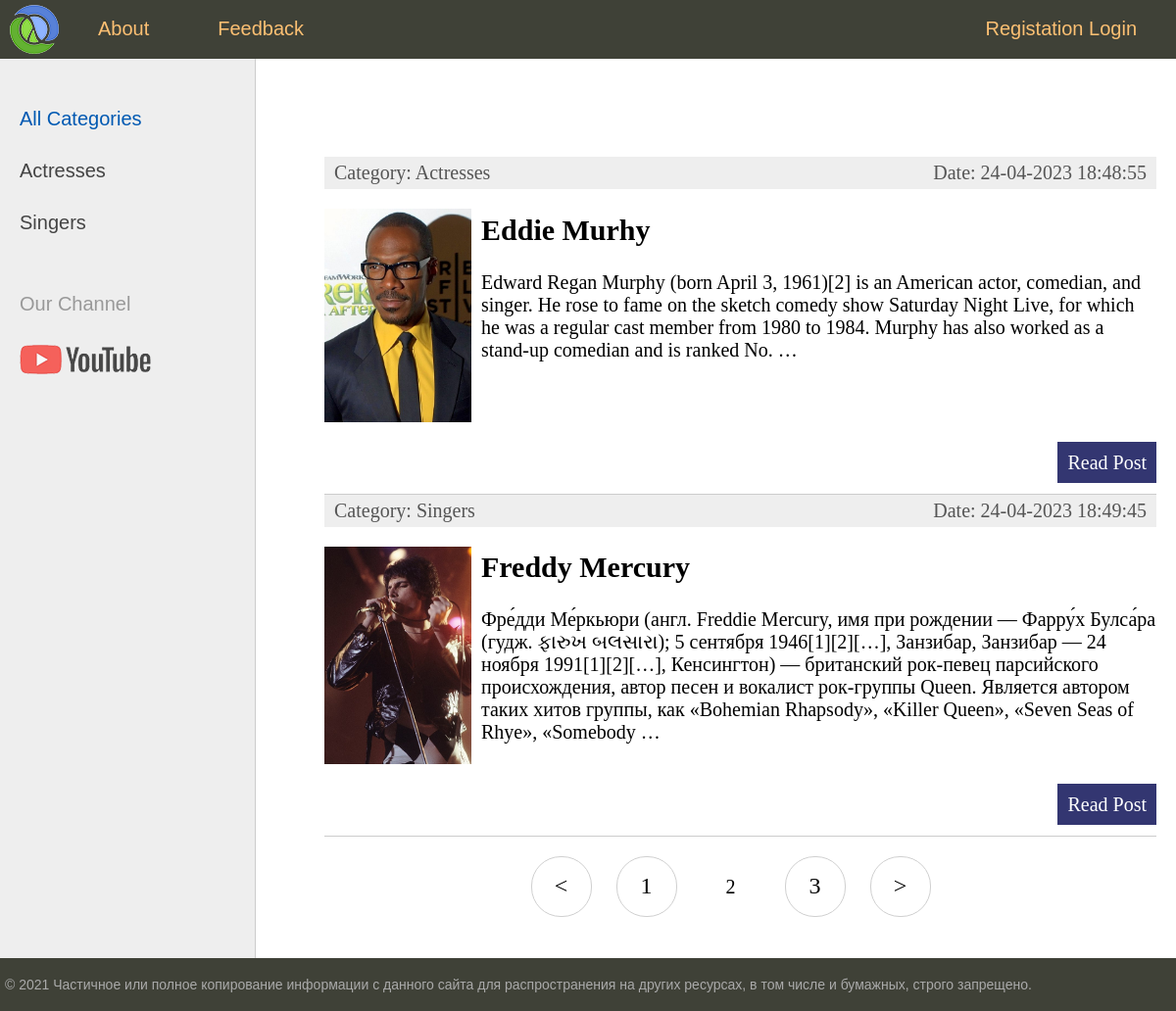
Screenshot of /?page=2 with the database file from the repository.
### women/models.py (models this page shows, shortened)
class Category(models.Model):
    name = models.CharField(max_length=255, db_index=True, verbose_name='Category')
    slug = models.SlugField(max_length=255, unique=True, db_index=True)
    def __str__(self):
        return self.name
    def get_absolute_url(self):
        return reverse("category", kwargs={"cat_slug": self.slug})
    class Meta:
        verbose_name = "Category"
        verbose_name_plural = "Categories"
        ordering = ['id']

class Women(models.Model):
    title = models.CharField(max_length=255)
    slug = models.SlugField(max_length=255, unique=True, db_index = True, verbose_name="URL")
    content = models.TextField(blank=False)
    photo = models.ImageField(upload_to='photos/%Y/%m/%d/')
    time_created = models.DateTimeField(auto_now_add=True)
    time_updated = models.DateTimeField(auto_now=True)
    is_published = models.BooleanField(default=True)
    cat = models.ForeignKey('Category', on_delete=models.PROTECT)
    def get_absolute_url(self):
        return reverse("post", kwargs={"post_slug": self.slug} )
    class Meta:
        verbose_name = "Famous People"
        verbose_name_plural = "Famous People"
        ordering = ['title']

### women/views.py (the view)
# urls.py: path('', WomenHome.as_view(), name='home'), # https://127.0.0.1:8000/
class WomenHome(DataMixin, ListView):
    model = Women
    template_name = 'women/index.html'
    context_object_name = 'posts'
    def get_context_data(self, *, object_list=None, **kwargs):
        context = super().get_context_data(**kwargs)
        c_def = self.get_user_context(title = "Main Page")
        return dict(list(context.items()) + list(c_def.items()))
    def get_queryset(self):
        return Women.objects.filter(is_published=True)

### women/utils.py (called while the page is built)
    def get_user_context(self, **kwargs):
        context = kwargs
        cats = Category.objects.all()
        user_menu = menu.copy()
        if not self.request.user.is_authenticated:
            user_menu.pop(1)
        context['menu'] = user_menu
        context['cats'] = cats
        if 'cat_selected' not in context:
            context['cat_selected'] = 0
        return context

### women/templates/women/index.html (shortened to what this page needs)
{% extends 'women/base.html' %}
{% block content %}
<ul class="list-articles">
	{% for p in posts %}
			<li>
				<div class="article-panel">
					<p class="first"> Category: {{p.cat}}</p>
					<p class="last"> Date: {{p.time_updated|date:"d-m-Y H:i:s"}}</p>
				</div>
				{% if p.photo %}
					<p> <img class="img-article-left thumb" src="{{p.photo.url}}"> </p>
				{% endif %}
				<h2>{{p.title}}</h2>
	{% autoescape on %}
	{{p.content|linebreaks|truncatewords:50}}
	{% endautoescape %}
			<p class="link-read-post"><a href="{{ p.get_absolute_url }}">Read Post</a></p>
			</li>
	{% endfor %}
</ul>
{% endblock %}

### women/templates/women/base.html (shortened to what this page needs)
{% load static %}
{% load women_tags %}
<!DOCTYPE html>
<html>
<head>
	<link type="text/css" href="{% static 'women/css/style.css' %}" rel="stylesheet" />
</head>
<body>
	<table class="table-page" border=0 cellpadding="0" cellspacing="0">
	<tr>
		<td valign=top>
		{% block mainmenu %}
			<div class="header">
				<ul id="mainmenu" class="mainmenu">
					<li class="logo">
						<a href="{% url 'home' %}">
							<div class="logo"></div>
						</a>
					</li>
					{% for m in menu %}
						<li>
							<a href="{% url m.url_name %}">{{m.title}}</a>
						</li>
					{% endfor %}
					{% if request.user.is_authenticated %}
						<li class="last"> {{user.username}} | <a href="{% url 'logout' %}"> Logout </a></li>
					{% else %}
						<li class='last'>
							<a href = "{% url 'register' %}"> Registation </a>
							<a href = "{% url 'login' %}"> Login </a>
						</li>
					{% endif %}
				</ul>
			</div>
		{% endblock mainmenu %}
	<table class="table-content" border=0 cellpadding="0" cellspacing="0">
	<tr>
	<td valign="top" class="left-chapters">
		<ul id="leftchapters">
			{% if cat_selected == 0 %}
				<li class="selected">All Categories</li>
			{% else %}
				<li> <a href="{% url 'home' %}">All Categories</a></li>
			{% endif %}
			{% for c in cats %}
				{% if c.pk == cat_selected %}
					<li class="selected">{{c.name}}</li>
				{% else %}
					<li><a href="{{ c.get_absolute_url }}">{{c.name}}</a></li>
				{% endif %}
			{% endfor %}
			<li class="share">
			<p>Our Channel</p>
			<a class="share-yt" href="https://www.youtube.com/channel/UClJzWfGWuGJL2t-3dYKcHTA/playlists" target="_blank" rel="nofollow"></a>
			</li>
		</ul>
	</td>
	<td valign="top" class="content">
	<div class="content-text">
		{% block content %}
		{% endblock %}
		{% if page_obj.has_other_pages %}
			<nav class="list-pages">
				<ul>
					{% if page_obj.has_previous %}
					 	<li class="page-num">
							<a href = "?page= {{page_obj.previous_page_number}}">&lt;</a>
						</li>
					{% endif %}
					{% for p in paginator.page_range %}
						{% if page_obj.number == p %}
							<li class="page-num page-num-selected"> {{p}} </li>
						{% elif p >= page_obj.number|add:-1 and p <= page_obj.number|add:1%}
							<li class="page-num">
								<a href="?page={{ p }}">{{ p }}</a>
							</li>
						{% endif %}
					{% endfor %}
					{% if page_obj.has_next %}
					 	<li class="page-num">
							<a href = "?page= {{page_obj.next_page_number}}">&gt;</a>
						</li>
					{% endif %}
				</ul>
			</nav>
		{% endif %}
	</div>
</td></tr></table>
</td></tr>
<tr>
	<td valign=top>
	<div id="footer">
		<p>&copy; 2021 Частичное или полное копирование информации с данного сайта для распространения на других ресурсах, в том числе и бумажных, строго запрещено.</p>
	</div>
</td></tr></table>
</body>
</html>

### women/static/women/css/style.css (style rules this page uses)
html, body { font-family: 'Arial'; margin: 0; padding: 0; height: 100%; width: 100%; color: #444; }
a { color: #0059b2; text-decoration: none; }
img { max-width: 600px; height: auto; }
img.img-article-left { max-width: 300px; height: auto; float: left; padding: 0 10px 10px 0; }
img.img-article-left.thumb { max-width: 150px; height: auto; }
p.link-read-post { text-align: right; }
p.link-read-post a { padding: 10px; min-width: 100px; background: #333671; color: #fff; text-decoration: none; }
div.article-panel { background: #eee; padding: 5px 10px 5px 10px; box-sizing: border-box; overflow: hidden; color: #555; }
div.article-panel p.first { margin: 0; float: left; }
div.article-panel p.last { margin: 0; float: right; }
ul.list-articles { list-style: none; margin: 0; padding: 0; }
ul.list-articles li { border-bottom: 1px solid #ccc; }
.table-page { width: 100%; height: 100%; vertical-align: top; }
.table-page tr { height: 100%; }
.header { background: #3F4137; height: 60px; }
.logo { background: url('../images/logo.png') no-repeat 10px 5px; width: 70px; height: 60px; }
ul.mainmenu { list-style: none; margin: 0; padding: 0; height: 60px; color: #fdc073; font-size: 20px; overflow: hidden; }
ul.mainmenu li { float: left; margin: 18px 40px 0 30px; }
ul.mainmenu li.logo { margin: 0; }
ul.mainmenu li.last { float: right; }
ul.mainmenu li a { color: #fdc073; text-decoration: none; }
.table-content { width: 100%; min-height: 100%; height: 100%; }
.left-chapters { margin: 0; background: #eee; border-right: 1px solid #ccc; min-height: 100%; }
.left-chapters ul { width: 230px; min-height: 100%; margin: 0; padding: 20px 10px 10px 20px; list-style: none; font-size: 20px; }
.left-chapters ul li { margin: 30px 0 0 0; color: #999; }
.left-chapters ul li.selected { color: #0059b2; }
.left-chapters ul li a { color: #444; text-decoration: none; }
.left-chapters ul li.share { margin: 60px 0 0 0; }
.left-chapters ul li.share p { margin: 30px 0 30px 0; }
.left-chapters ul li.share a { display: inline-block; width: 40px; height: 40px; margin: 0 20px 0 0; }
.left-chapters ul li.share a.share-yt { width: 100%; height: 30px; background: url('../images/share_yt.png') no-repeat 0 0 }
.content { padding: 40px 20px 20px 40px; width: 100%; box-sizing: border-box; }
.content-text { margin: 60px 0 0 30px; color: #000; font-size: 20px; font-family: Yandex Sans Display Light; }
#footer { box-sizing: border-box; background: #3F4137; padding: 5px; color: #aaa; font-size: 14px; font-family: Verdana, Geneva, Arial, Helvetica; text-align: left; overflow: hidden; }
.list-pages { text-align: center; margin: 0 0 20px 0; }
.list-pages ul { margin: 20px 0 0 0; padding: 0; list-style: none; }
.list-pages ul li { display: inline-block; margin: 0 20px 0 0; }
.list-pages a { color: #000; font-size: 24px; text-decoration: none; }
.list-pages .page-num, .page-num-selected { display: inline-block; width: 60px; height: 44px; padding: 16px 0 0 0; border: 1px solid #d0d0d0; border-radius: 30px; }
.list-pages .page-num-selected { border: none; color: #000; font-size: 20px; }

### rows the page displays
Category: name "Actresses"
Category: name "Singers"
Women: cat "Actresses", time_updated "24-04-2023 18:48:55", photo (picture), title "Eddie Murhy", content "Edward Regan Murphy (born April 3, 1961)[2] is an American actor, comedian, and singer. He rose to fame on the sketch comedy show Saturday Night Live, for which he was a regular cast member from 1980 to 1984. Murphy has also worked as a stand-up comedian and is ranked No. …"
Women: cat "Singers", time_updated "24-04-2023 18:49:45", photo (picture), title "Freddy Mercury", content "Фре́дди Ме́ркьюри (англ. Freddie Mercury, имя при рождении — Фарру́х Булса́ра (гудж. ફારુખ બલસારા); 5 сентября 1946[1][2][…], Занзибар, Занзибар — 24 ноября 1991[1][2][…], Кенсингтон) — британский рок-певец парсийского происхождения, автор песен и вокалист рок-группы Queen. Является автором таких хитов группы, как «Bohemian Rhapsody», «Killer Queen», «Seven Seas of Rhye», «Somebody …"

### other values shown
{{ m.title }} "About" "Feedback"
{{ p }} "1" "3"
{{ p }} "2"
